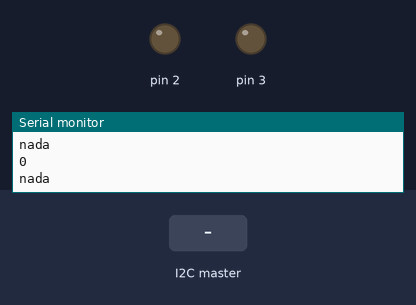
Bench run of a sketch on a simulated Arduino Uno, built with avr-gcc and run on an emulated ATmega328P. Parts: output pins drawn as LEDs (lit = HIGH), the last lines printed to the serial monitor. The inputs (shaded band) are chosen by the test bench.

Above: at 1.2 s.
1.3 s: the I2C master sends the byte 1
At 2.5 s:
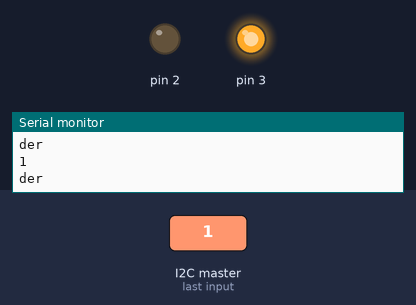
2.8 s: the I2C master sends the byte 0
At 3.9 s:
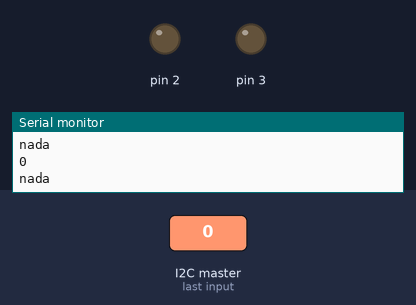
Timing chart, 0 to 5.8 s (numbered marks = the images above; inputs shaded):
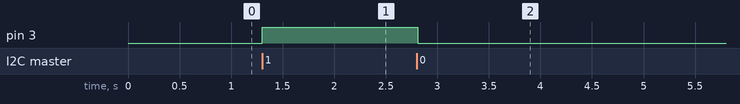

The sketch:

esclavo.ino
```cpp
#include <Wire.h>;
volatile int x; int a;
void setup() {
  pinMode(2, OUTPUT);
  pinMode(3,OUTPUT);
  Serial.begin(9600);
  Wire.begin(0x02);
  Wire.onReceive(receiveEvent);

}

void loop() {
  Serial.println(x);
  if(x==11){
    digitalWrite(2,HIGH);
    digitalWrite(3,HIGH);
    Serial.println("brake");
  }else if(x==10){
    digitalWrite(2,HIGH);
    digitalWrite(3,LOW);
    Serial.println("izq");
  }else if(x==1){
    digitalWrite(2,LOW);
    digitalWrite(3,HIGH);
    Serial.println("der");
  }else if(x==0){
    digitalWrite(2,LOW);
    digitalWrite(3,LOW);
    Serial.println("nada");
  }
  delay(50);
}

void receiveEvent(int howMany) {
  x = Wire.read();
  //Serial.println(x);

}
```

Measured:
- after the input at 1.3 s, pin 3: LOW → HIGH at once
- after the input at 2.8 s, pin 3: HIGH → LOW at once
